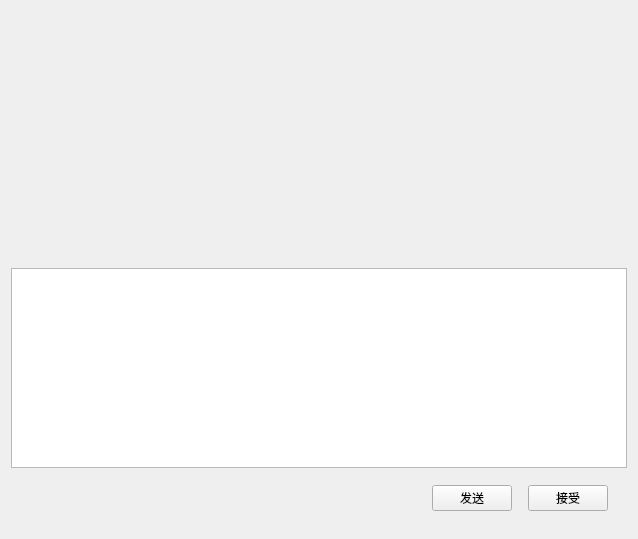
<?xml version="1.0" encoding="UTF-8"?>
<ui version="4.0">
 <class>ChatPage</class>
 <widget class="QWidget" name="ChatPage">
  <property name="geometry">
   <rect>
    <x>0</x>
    <y>0</y>
    <width>638</width>
    <height>539</height>
   </rect>
  </property>
  <property name="windowTitle">
   <string>Form</string>
  </property>
  <layout class="QVBoxLayout" name="verticalLayout_2">
   <item>
    <widget class="QWidget" name="chat_data_wid" native="true">
     <layout class="QVBoxLayout" name="verticalLayout_6">
      <property name="spacing">
       <number>0</number>
      </property>
      <property name="leftMargin">
       <number>0</number>
      </property>
      <property name="topMargin">
       <number>0</number>
      </property>
      <property name="rightMargin">
       <number>0</number>
      </property>
      <property name="bottomMargin">
       <number>0</number>
      </property>
      <item>
       <widget class="QWidget" name="title_widget" native="true">
        <property name="minimumSize">
         <size>
          <width>0</width>
          <height>60</height>
         </size>
        </property>
        <property name="maximumSize">
         <size>
          <width>16777215</width>
          <height>60</height>
         </size>
        </property>
        <layout class="QVBoxLayout" name="verticalLayout_7">
         <property name="leftMargin">
          <number>11</number>
         </property>
         <property name="topMargin">
          <number>2</number>
         </property>
         <property name="rightMargin">
          <number>2</number>
         </property>
         <property name="bottomMargin">
          <number>2</number>
         </property>
         <item>
          <widget class="QWidget" name="widget_3" native="true">
           <layout class="QHBoxLayout" name="horizontalLayout_3">
            <property name="leftMargin">
             <number>2</number>
            </property>
            <property name="topMargin">
             <number>2</number>
            </property>
            <property name="rightMargin">
             <number>2</number>
            </property>
            <property name="bottomMargin">
             <number>2</number>
            </property>
            <item>
             <widget class="QLabel" name="title_label">
              <property name="text">
               <string/>
              </property>
             </widget>
            </item>
           </layout>
          </widget>
         </item>
        </layout>
       </widget>
      </item>
      <item>
       <widget class="ChatView" name="chat_data_list" native="true">
        <layout class="QVBoxLayout" name="verticalLayout"/>
       </widget>
      </item>
      <item>
       <widget class="QWidget" name="tool_widget" native="true">
        <property name="minimumSize">
         <size>
          <width>0</width>
          <height>30</height>
         </size>
        </property>
        <property name="maximumSize">
         <size>
          <width>16777215</width>
          <height>30</height>
         </size>
        </property>
        <layout class="QHBoxLayout" name="horizontalLayout_4">
         <property name="spacing">
          <number>0</number>
         </property>
         <property name="leftMargin">
          <number>0</number>
         </property>
         <property name="topMargin">
          <number>0</number>
         </property>
         <property name="rightMargin">
          <number>0</number>
         </property>
         <property name="bottomMargin">
          <number>0</number>
         </property>
         <item>
          <spacer name="horizontalSpacer">
           <property name="orientation">
            <enum>Qt::Orientation::Horizontal</enum>
           </property>
           <property name="sizeType">
            <enum>QSizePolicy::Policy::Fixed</enum>
           </property>
           <property name="sizeHint" stdset="0">
            <size>
             <width>10</width>
             <height>20</height>
            </size>
           </property>
          </spacer>
         </item>
         <item>
          <widget class="ClickedLabel" name="emo_label">
           <property name="minimumSize">
            <size>
             <width>25</width>
             <height>15</height>
            </size>
           </property>
           <property name="text">
            <string/>
           </property>
           <property name="alignment">
            <set>Qt::AlignmentFlag::AlignCenter</set>
           </property>
          </widget>
         </item>
         <item>
          <spacer name="horizontalSpacer_3">
           <property name="orientation">
            <enum>Qt::Orientation::Horizontal</enum>
           </property>
           <property name="sizeType">
            <enum>QSizePolicy::Policy::Fixed</enum>
           </property>
           <property name="sizeHint" stdset="0">
            <size>
             <width>10</width>
             <height>20</height>
            </size>
           </property>
          </spacer>
         </item>
         <item>
          <widget class="ClickedLabel" name="file_label">
           <property name="minimumSize">
            <size>
             <width>25</width>
             <height>15</height>
            </size>
           </property>
           <property name="text">
            <string/>
           </property>
           <property name="alignment">
            <set>Qt::AlignmentFlag::AlignCenter</set>
           </property>
          </widget>
         </item>
         <item>
          <spacer name="horizontalSpacer_2">
           <property name="orientation">
            <enum>Qt::Orientation::Horizontal</enum>
           </property>
           <property name="sizeHint" stdset="0">
            <size>
             <width>40</width>
             <height>20</height>
            </size>
           </property>
          </spacer>
         </item>
        </layout>
       </widget>
      </item>
      <item>
       <widget class="MessageTextEdit" name="chatEdit">
        <property name="minimumSize">
         <size>
          <width>0</width>
          <height>200</height>
         </size>
        </property>
        <property name="maximumSize">
         <size>
          <width>16777215</width>
          <height>200</height>
         </size>
        </property>
       </widget>
      </item>
      <item>
       <widget class="QWidget" name="bottom_widget" native="true">
        <property name="minimumSize">
         <size>
          <width>0</width>
          <height>60</height>
         </size>
        </property>
        <property name="maximumSize">
         <size>
          <width>16777215</width>
          <height>60</height>
         </size>
        </property>
        <layout class="QHBoxLayout" name="horizontalLayout_5">
         <item>
          <spacer name="horizontalSpacer_4">
           <property name="orientation">
            <enum>Qt::Orientation::Horizontal</enum>
           </property>
           <property name="sizeHint" stdset="0">
            <size>
             <width>40</width>
             <height>20</height>
            </size>
           </property>
          </spacer>
         </item>
         <item>
          <widget class="ClickedBtn" name="send_btn">
           <property name="text">
            <string>发送</string>
           </property>
          </widget>
         </item>
         <item>
          <spacer name="horizontalSpacer_5">
           <property name="orientation">
            <enum>Qt::Orientation::Horizontal</enum>
           </property>
           <property name="sizeType">
            <enum>QSizePolicy::Policy::Fixed</enum>
           </property>
           <property name="sizeHint" stdset="0">
            <size>
             <width>10</width>
             <height>20</height>
            </size>
           </property>
          </spacer>
         </item>
         <item>
          <widget class="ClickedBtn" name="recv_btn">
           <property name="text">
            <string>接受</string>
           </property>
          </widget>
         </item>
         <item>
          <spacer name="horizontalSpacer_6">
           <property name="orientation">
            <enum>Qt::Orientation::Horizontal</enum>
           </property>
           <property name="sizeType">
            <enum>QSizePolicy::Policy::Fixed</enum>
           </property>
           <property name="sizeHint" stdset="0">
            <size>
             <width>10</width>
             <height>20</height>
            </size>
           </property>
          </spacer>
         </item>
        </layout>
       </widget>
      </item>
     </layout>
    </widget>
   </item>
  </layout>
 </widget>
 <customwidgets>
  <customwidget>
   <class>ClickedBtn</class>
   <extends>QPushButton</extends>
   <header>clickedbtn.h</header>
  </customwidget>
  <customwidget>
   <class>ClickedLabel</class>
   <extends>QLabel</extends>
   <header>clickedlabel.h</header>
  </customwidget>
  <customwidget>
   <class>ChatView</class>
   <extends>QWidget</extends>
   <header>chatview.h</header>
   <container>1</container>
  </customwidget>
  <customwidget>
   <class>MessageTextEdit</class>
   <extends>QTextEdit</extends>
   <header>messagetextedit.h</header>
  </customwidget>
 </customwidgets>
 <resources/>
 <connections/>
</ui>
